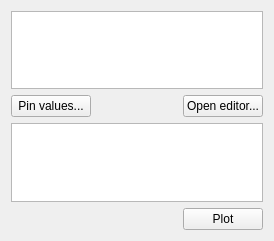
<?xml version="1.0" encoding="UTF-8"?>
<!--
######################################################################################################################
# Copyright (C) 2017-2022 Spine project consortium
# This file is part of Spine Items.
# Spine Items is free software: you can redistribute it and\/or modify it under the terms of the GNU Lesser General
# Public License as published by the Free Software Foundation, either version 3 of the License, or (at your option)
# any later version. This program is distributed in the hope that it will be useful, but WITHOUT ANY WARRANTY;
# without even the implied warranty of MERCHANTABILITY or FITNESS FOR A PARTICULAR PURPOSE. See the GNU Lesser General
# Public License for more details. You should have received a copy of the GNU Lesser General Public License along with
# this program. If not, see <http:\/\/www.gnu.org\/licenses\/>.
######################################################################################################################
-->
<ui version="4.0">
 <class>Form</class>
 <widget class="QWidget" name="Form">
  <property name="geometry">
   <rect>
    <x>0</x>
    <y>0</y>
    <width>274</width>
    <height>241</height>
   </rect>
  </property>
  <property name="windowTitle">
   <string>Form</string>
  </property>
  <layout class="QVBoxLayout" name="verticalLayout">
   <item>
    <widget class="ReferencesTreeView" name="treeView_references">
     <property name="contextMenuPolicy">
      <enum>Qt::CustomContextMenu</enum>
     </property>
     <property name="acceptDrops">
      <bool>true</bool>
     </property>
     <property name="selectionMode">
      <enum>QAbstractItemView::ExtendedSelection</enum>
     </property>
     <property name="textElideMode">
      <enum>Qt::ElideLeft</enum>
     </property>
     <property name="rootIsDecorated">
      <bool>false</bool>
     </property>
    </widget>
   </item>
   <item>
    <layout class="QHBoxLayout" name="horizontalLayout_8" stretch="0,0,0">
     <property name="spacing">
      <number>6</number>
     </property>
     <item>
      <widget class="QPushButton" name="pushButton_pin_values">
       <property name="toolTip">
        <string>&lt;html&gt;&lt;head/&gt;&lt;body&gt;&lt;p&gt;Open selected database in Spine database editor&lt;/p&gt;&lt;/body&gt;&lt;/html&gt;</string>
       </property>
       <property name="text">
        <string>Pin values...</string>
       </property>
      </widget>
     </item>
     <item>
      <spacer name="horizontalSpacer_9">
       <property name="orientation">
        <enum>Qt::Horizontal</enum>
       </property>
       <property name="sizeHint" stdset="0">
        <size>
         <width>40</width>
         <height>20</height>
        </size>
       </property>
      </spacer>
     </item>
     <item>
      <widget class="QPushButton" name="pushButton_open_editor">
       <property name="text">
        <string>Open editor...</string>
       </property>
      </widget>
     </item>
    </layout>
   </item>
   <item>
    <widget class="QTreeView" name="treeView_pinned_values">
     <property name="contextMenuPolicy">
      <enum>Qt::CustomContextMenu</enum>
     </property>
     <property name="selectionMode">
      <enum>QAbstractItemView::ExtendedSelection</enum>
     </property>
     <property name="rootIsDecorated">
      <bool>false</bool>
     </property>
    </widget>
   </item>
   <item>
    <layout class="QHBoxLayout" name="horizontalLayout">
     <item>
      <spacer name="horizontalSpacer">
       <property name="orientation">
        <enum>Qt::Horizontal</enum>
       </property>
       <property name="sizeHint" stdset="0">
        <size>
         <width>40</width>
         <height>20</height>
        </size>
       </property>
      </spacer>
     </item>
     <item>
      <widget class="QPushButton" name="pushButton_plot_pinned">
       <property name="text">
        <string>Plot</string>
       </property>
      </widget>
     </item>
    </layout>
   </item>
  </layout>
 </widget>
 <customwidgets>
  <customwidget>
   <class>ReferencesTreeView</class>
   <extends>QTreeView</extends>
   <header>spine_items/widgets.h</header>
  </customwidget>
 </customwidgets>
 <resources>
  <include location="../../ui/resources/resources_icons.qrc"/>
 </resources>
 <connections/>
</ui>
